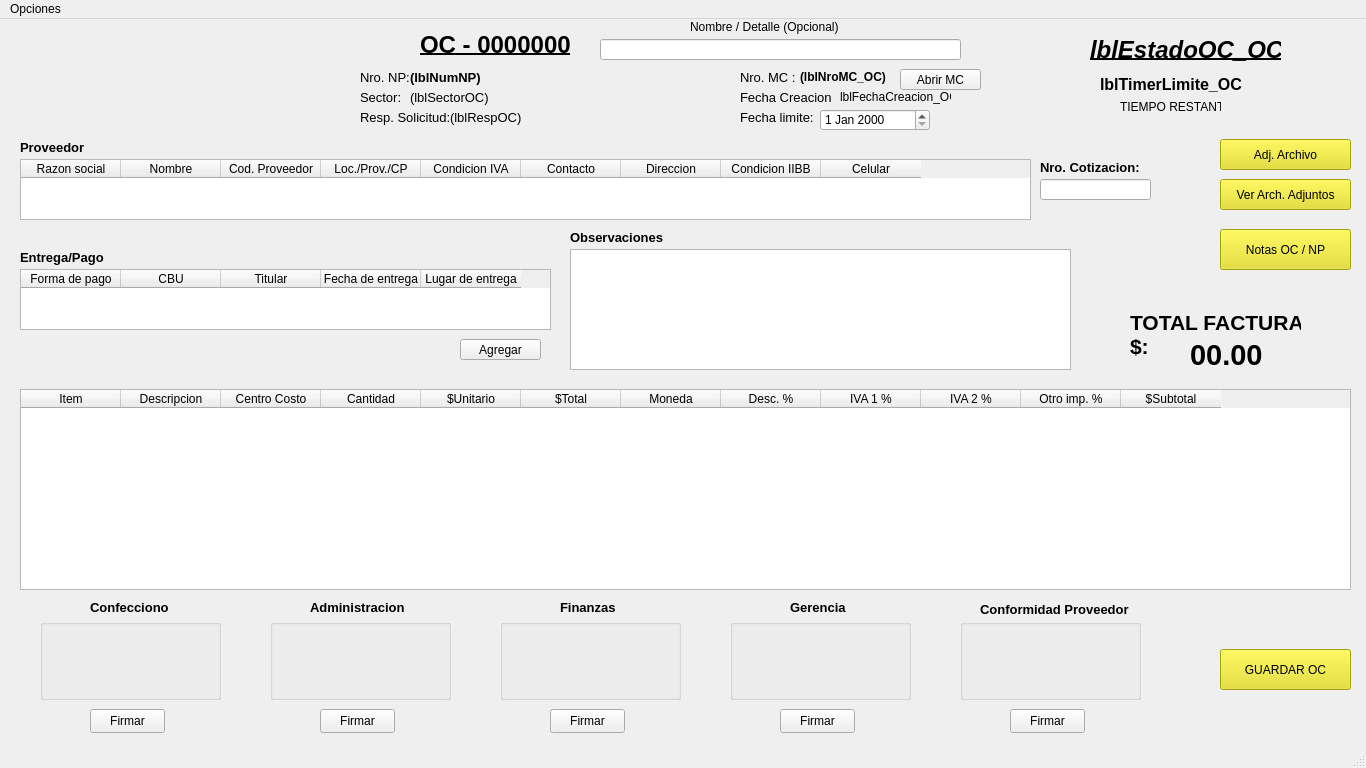
<?xml version="1.0" encoding="UTF-8"?>
<ui version="4.0">
 <class>pantallaEditarOC</class>
 <widget class="QMainWindow" name="pantallaEditarOC">
  <property name="geometry">
   <rect>
    <x>0</x>
    <y>0</y>
    <width>1366</width>
    <height>768</height>
   </rect>
  </property>
  <property name="sizePolicy">
   <sizepolicy hsizetype="Preferred" vsizetype="Preferred">
    <horstretch>0</horstretch>
    <verstretch>0</verstretch>
   </sizepolicy>
  </property>
  <property name="minimumSize">
   <size>
    <width>800</width>
    <height>600</height>
   </size>
  </property>
  <property name="maximumSize">
   <size>
    <width>1366</width>
    <height>768</height>
   </size>
  </property>
  <property name="windowTitle">
   <string>Orden de Compra</string>
  </property>
  <property name="styleSheet">
   <string notr="true"/>
  </property>
  <widget class="QWidget" name="centralwidget">
   <widget class="QTextEdit" name="txtObservacionesOC">
    <property name="geometry">
     <rect>
      <x>570</x>
      <y>230</y>
      <width>501</width>
      <height>121</height>
     </rect>
    </property>
    <property name="styleSheet">
     <string notr="true"/>
    </property>
   </widget>
   <widget class="QLabel" name="label_10">
    <property name="geometry">
     <rect>
      <x>360</x>
      <y>50</y>
      <width>61</width>
      <height>16</height>
     </rect>
    </property>
    <property name="font">
     <font>
      <pointsize>10</pointsize>
      <bold>false</bold>
     </font>
    </property>
    <property name="text">
     <string>Nro. NP:</string>
    </property>
   </widget>
   <widget class="QLabel" name="label_6">
    <property name="geometry">
     <rect>
      <x>360</x>
      <y>70</y>
      <width>71</width>
      <height>16</height>
     </rect>
    </property>
    <property name="font">
     <font>
      <pointsize>10</pointsize>
      <bold>false</bold>
     </font>
    </property>
    <property name="text">
     <string>Sector:</string>
    </property>
   </widget>
   <widget class="QTableWidget" name="tablaDetallesItems">
    <property name="geometry">
     <rect>
      <x>20</x>
      <y>370</y>
      <width>1331</width>
      <height>201</height>
     </rect>
    </property>
    <property name="styleSheet">
     <string notr="true"/>
    </property>
    <column>
     <property name="text">
      <string>Item</string>
     </property>
    </column>
    <column>
     <property name="text">
      <string>Descripcion</string>
     </property>
    </column>
    <column>
     <property name="text">
      <string>Centro Costo</string>
     </property>
    </column>
    <column>
     <property name="text">
      <string>Cantidad</string>
     </property>
    </column>
    <column>
     <property name="text">
      <string>$Unitario</string>
     </property>
    </column>
    <column>
     <property name="text">
      <string>$Total</string>
     </property>
    </column>
    <column>
     <property name="text">
      <string>Moneda</string>
     </property>
    </column>
    <column>
     <property name="text">
      <string>Desc. %</string>
     </property>
    </column>
    <column>
     <property name="text">
      <string>IVA 1 %</string>
     </property>
    </column>
    <column>
     <property name="text">
      <string>IVA 2 %</string>
     </property>
    </column>
    <column>
     <property name="text">
      <string>Otro imp. %</string>
     </property>
    </column>
    <column>
     <property name="text">
      <string>$Subtotal</string>
     </property>
    </column>
   </widget>
   <widget class="QLabel" name="label_7">
    <property name="geometry">
     <rect>
      <x>740</x>
      <y>70</y>
      <width>91</width>
      <height>16</height>
     </rect>
    </property>
    <property name="font">
     <font>
      <pointsize>10</pointsize>
      <bold>false</bold>
     </font>
    </property>
    <property name="text">
     <string>Fecha Creacion:</string>
    </property>
   </widget>
   <widget class="QLabel" name="lblNroOC_OC">
    <property name="geometry">
     <rect>
      <x>420</x>
      <y>10</y>
      <width>151</width>
      <height>31</height>
     </rect>
    </property>
    <property name="font">
     <font>
      <pointsize>18</pointsize>
      <bold>true</bold>
      <underline>true</underline>
     </font>
    </property>
    <property name="text">
     <string>OC - 0000000</string>
    </property>
   </widget>
   <widget class="QLabel" name="logo_np">
    <property name="geometry">
     <rect>
      <x>0</x>
      <y>0</y>
      <width>251</width>
      <height>91</height>
     </rect>
    </property>
    <property name="text">
     <string/>
    </property>
    <property name="pixmap">
     <pixmap resource="../Demo SuCredito_Ezequiel/DemoSuCredito/DemoSuCredito/img/imagenes.qrc">:/xy/logo_info.jpg</pixmap>
    </property>
    <property name="scaledContents">
     <bool>true</bool>
    </property>
   </widget>
   <widget class="QGroupBox" name="groupBox_2">
    <property name="geometry">
     <rect>
      <x>40</x>
      <y>600</y>
      <width>181</width>
      <height>81</height>
     </rect>
    </property>
    <property name="styleSheet">
     <string notr="true"/>
    </property>
    <property name="title">
     <string/>
    </property>
    <widget class="QLabel" name="lblFirmaConfecciono_OC">
     <property name="geometry">
      <rect>
       <x>20</x>
       <y>10</y>
       <width>141</width>
       <height>61</height>
      </rect>
     </property>
     <property name="font">
      <font>
       <pointsize>9</pointsize>
       <bold>false</bold>
      </font>
     </property>
     <property name="text">
      <string/>
     </property>
     <property name="pixmap">
      <pixmap resource="../Demo SuCredito_Ezequiel/DemoSuCredito/DemoSuCredito/img/imagenes.qrc">:/xy/firma_digital_img.jpg</pixmap>
     </property>
     <property name="scaledContents">
      <bool>true</bool>
     </property>
    </widget>
   </widget>
   <widget class="QLabel" name="label_20">
    <property name="geometry">
     <rect>
      <x>740</x>
      <y>50</y>
      <width>61</width>
      <height>16</height>
     </rect>
    </property>
    <property name="font">
     <font>
      <pointsize>10</pointsize>
      <bold>false</bold>
     </font>
    </property>
    <property name="text">
     <string>Nro. MC :</string>
    </property>
   </widget>
   <widget class="QLabel" name="label_21">
    <property name="geometry">
     <rect>
      <x>740</x>
      <y>90</y>
      <width>81</width>
      <height>16</height>
     </rect>
    </property>
    <property name="font">
     <font>
      <pointsize>10</pointsize>
      <bold>false</bold>
     </font>
    </property>
    <property name="text">
     <string>Fecha limite:</string>
    </property>
   </widget>
   <widget class="QDateEdit" name="fechaRecepcionOC">
    <property name="geometry">
     <rect>
      <x>820</x>
      <y>90</y>
      <width>110</width>
      <height>22</height>
     </rect>
    </property>
   </widget>
   <widget class="QLabel" name="lblNumNP">
    <property name="geometry">
     <rect>
      <x>410</x>
      <y>50</y>
      <width>121</width>
      <height>16</height>
     </rect>
    </property>
    <property name="font">
     <font>
      <pointsize>10</pointsize>
      <bold>true</bold>
     </font>
    </property>
    <property name="text">
     <string>(lblNumNP)</string>
    </property>
   </widget>
   <widget class="QLabel" name="lblSectorOC">
    <property name="geometry">
     <rect>
      <x>410</x>
      <y>70</y>
      <width>121</width>
      <height>16</height>
     </rect>
    </property>
    <property name="font">
     <font>
      <pointsize>10</pointsize>
      <bold>false</bold>
     </font>
    </property>
    <property name="text">
     <string>(lblSectorOC)</string>
    </property>
   </widget>
   <widget class="QLabel" name="label_22">
    <property name="geometry">
     <rect>
      <x>360</x>
      <y>90</y>
      <width>101</width>
      <height>16</height>
     </rect>
    </property>
    <property name="font">
     <font>
      <pointsize>10</pointsize>
      <bold>false</bold>
     </font>
    </property>
    <property name="text">
     <string>Resp. Solicitud:</string>
    </property>
   </widget>
   <widget class="QLabel" name="lblRespOC">
    <property name="geometry">
     <rect>
      <x>450</x>
      <y>90</y>
      <width>161</width>
      <height>16</height>
     </rect>
    </property>
    <property name="font">
     <font>
      <pointsize>10</pointsize>
      <bold>false</bold>
     </font>
    </property>
    <property name="text">
     <string>(lblRespOC)</string>
    </property>
   </widget>
   <widget class="QTableWidget" name="tablaProveedorOC">
    <property name="geometry">
     <rect>
      <x>20</x>
      <y>140</y>
      <width>1011</width>
      <height>61</height>
     </rect>
    </property>
    <property name="font">
     <font>
      <pointsize>9</pointsize>
     </font>
    </property>
    <column>
     <property name="text">
      <string>Razon social</string>
     </property>
    </column>
    <column>
     <property name="text">
      <string>Nombre</string>
     </property>
    </column>
    <column>
     <property name="text">
      <string>Cod. Proveedor</string>
     </property>
    </column>
    <column>
     <property name="text">
      <string>Loc./Prov./CP</string>
     </property>
    </column>
    <column>
     <property name="text">
      <string>Condicion IVA</string>
     </property>
    </column>
    <column>
     <property name="text">
      <string>Contacto</string>
     </property>
    </column>
    <column>
     <property name="text">
      <string>Direccion</string>
     </property>
    </column>
    <column>
     <property name="text">
      <string>Condicion IIBB</string>
     </property>
    </column>
    <column>
     <property name="text">
      <string>Celular</string>
     </property>
    </column>
   </widget>
   <widget class="QLabel" name="label_9">
    <property name="geometry">
     <rect>
      <x>20</x>
      <y>120</y>
      <width>81</width>
      <height>16</height>
     </rect>
    </property>
    <property name="font">
     <font>
      <pointsize>10</pointsize>
      <bold>true</bold>
     </font>
    </property>
    <property name="text">
     <string>Proveedor</string>
    </property>
   </widget>
   <widget class="QLabel" name="label_23">
    <property name="geometry">
     <rect>
      <x>1040</x>
      <y>140</y>
      <width>101</width>
      <height>16</height>
     </rect>
    </property>
    <property name="font">
     <font>
      <pointsize>10</pointsize>
      <bold>true</bold>
     </font>
    </property>
    <property name="text">
     <string>Nro. Cotizacion:</string>
    </property>
   </widget>
   <widget class="QLineEdit" name="txtNumCotizacion">
    <property name="geometry">
     <rect>
      <x>1040</x>
      <y>160</y>
      <width>111</width>
      <height>21</height>
     </rect>
    </property>
    <property name="styleSheet">
     <string notr="true"/>
    </property>
   </widget>
   <widget class="QLabel" name="label_24">
    <property name="geometry">
     <rect>
      <x>20</x>
      <y>230</y>
      <width>101</width>
      <height>16</height>
     </rect>
    </property>
    <property name="font">
     <font>
      <pointsize>10</pointsize>
      <bold>true</bold>
     </font>
    </property>
    <property name="text">
     <string>Entrega/Pago</string>
    </property>
   </widget>
   <widget class="QTableWidget" name="tablaEntregaPago">
    <property name="geometry">
     <rect>
      <x>20</x>
      <y>250</y>
      <width>531</width>
      <height>61</height>
     </rect>
    </property>
    <property name="font">
     <font>
      <pointsize>9</pointsize>
     </font>
    </property>
    <column>
     <property name="text">
      <string>Forma de pago</string>
     </property>
    </column>
    <column>
     <property name="text">
      <string>CBU</string>
     </property>
    </column>
    <column>
     <property name="text">
      <string>Titular</string>
     </property>
    </column>
    <column>
     <property name="text">
      <string>Fecha de entrega</string>
     </property>
    </column>
    <column>
     <property name="text">
      <string>Lugar de entrega</string>
     </property>
    </column>
   </widget>
   <widget class="QLabel" name="label_26">
    <property name="geometry">
     <rect>
      <x>570</x>
      <y>210</y>
      <width>101</width>
      <height>16</height>
     </rect>
    </property>
    <property name="font">
     <font>
      <pointsize>10</pointsize>
      <bold>true</bold>
     </font>
    </property>
    <property name="text">
     <string>Observaciones</string>
    </property>
   </widget>
   <widget class="QGroupBox" name="groupBox_3">
    <property name="geometry">
     <rect>
      <x>270</x>
      <y>600</y>
      <width>181</width>
      <height>81</height>
     </rect>
    </property>
    <property name="styleSheet">
     <string notr="true"/>
    </property>
    <property name="title">
     <string/>
    </property>
    <widget class="QLabel" name="lblFirmaAdministracion_OC">
     <property name="geometry">
      <rect>
       <x>20</x>
       <y>10</y>
       <width>141</width>
       <height>61</height>
      </rect>
     </property>
     <property name="font">
      <font>
       <pointsize>9</pointsize>
       <bold>false</bold>
      </font>
     </property>
     <property name="text">
      <string/>
     </property>
     <property name="pixmap">
      <pixmap resource="../Demo SuCredito_Ezequiel/DemoSuCredito/DemoSuCredito/img/imagenes.qrc">:/xy/firma_digital_img.jpg</pixmap>
     </property>
     <property name="scaledContents">
      <bool>true</bool>
     </property>
    </widget>
   </widget>
   <widget class="QGroupBox" name="groupBox_4">
    <property name="geometry">
     <rect>
      <x>500</x>
      <y>600</y>
      <width>181</width>
      <height>81</height>
     </rect>
    </property>
    <property name="styleSheet">
     <string notr="true"/>
    </property>
    <property name="title">
     <string/>
    </property>
    <widget class="QLabel" name="lblFirmaFinanzas_OC">
     <property name="geometry">
      <rect>
       <x>20</x>
       <y>10</y>
       <width>141</width>
       <height>61</height>
      </rect>
     </property>
     <property name="font">
      <font>
       <pointsize>9</pointsize>
       <bold>false</bold>
      </font>
     </property>
     <property name="text">
      <string/>
     </property>
     <property name="pixmap">
      <pixmap resource="../Demo SuCredito_Ezequiel/DemoSuCredito/DemoSuCredito/img/imagenes.qrc">:/xy/firma_digital_img.jpg</pixmap>
     </property>
     <property name="scaledContents">
      <bool>true</bool>
     </property>
    </widget>
   </widget>
   <widget class="QGroupBox" name="groupBox_5">
    <property name="geometry">
     <rect>
      <x>730</x>
      <y>600</y>
      <width>181</width>
      <height>81</height>
     </rect>
    </property>
    <property name="styleSheet">
     <string notr="true"/>
    </property>
    <property name="title">
     <string/>
    </property>
    <widget class="QLabel" name="lblFirmaGerencia_OC">
     <property name="geometry">
      <rect>
       <x>20</x>
       <y>10</y>
       <width>141</width>
       <height>61</height>
      </rect>
     </property>
     <property name="font">
      <font>
       <pointsize>9</pointsize>
       <bold>false</bold>
      </font>
     </property>
     <property name="text">
      <string/>
     </property>
     <property name="pixmap">
      <pixmap resource="../Demo SuCredito_Ezequiel/DemoSuCredito/DemoSuCredito/img/imagenes.qrc">:/xy/firma_digital_img.jpg</pixmap>
     </property>
     <property name="scaledContents">
      <bool>true</bool>
     </property>
    </widget>
   </widget>
   <widget class="QGroupBox" name="groupBox_6">
    <property name="geometry">
     <rect>
      <x>960</x>
      <y>600</y>
      <width>181</width>
      <height>81</height>
     </rect>
    </property>
    <property name="styleSheet">
     <string notr="true"/>
    </property>
    <property name="title">
     <string/>
    </property>
    <widget class="QLabel" name="lblFirmaProveedor_OC">
     <property name="geometry">
      <rect>
       <x>20</x>
       <y>10</y>
       <width>141</width>
       <height>61</height>
      </rect>
     </property>
     <property name="font">
      <font>
       <pointsize>9</pointsize>
       <bold>false</bold>
      </font>
     </property>
     <property name="text">
      <string/>
     </property>
     <property name="pixmap">
      <pixmap resource="../Demo SuCredito_Ezequiel/DemoSuCredito/DemoSuCredito/img/imagenes.qrc">:/xy/firma_digital_img.jpg</pixmap>
     </property>
     <property name="scaledContents">
      <bool>true</bool>
     </property>
    </widget>
   </widget>
   <widget class="QPushButton" name="btnAdjuntarArchivo_OC">
    <property name="geometry">
     <rect>
      <x>1220</x>
      <y>120</y>
      <width>131</width>
      <height>31</height>
     </rect>
    </property>
    <property name="styleSheet">
     <string notr="true">background-color: rgb(229, 222, 18);</string>
    </property>
    <property name="text">
     <string>Adj. Archivo</string>
    </property>
   </widget>
   <widget class="QPushButton" name="btnFirmarConfecciono_OC">
    <property name="geometry">
     <rect>
      <x>90</x>
      <y>690</y>
      <width>75</width>
      <height>24</height>
     </rect>
    </property>
    <property name="cursor">
     <cursorShape>PointingHandCursor</cursorShape>
    </property>
    <property name="styleSheet">
     <string notr="true"/>
    </property>
    <property name="text">
     <string>Firmar</string>
    </property>
   </widget>
   <widget class="QPushButton" name="btnFirmarAdministracion_OC">
    <property name="geometry">
     <rect>
      <x>320</x>
      <y>690</y>
      <width>75</width>
      <height>24</height>
     </rect>
    </property>
    <property name="cursor">
     <cursorShape>PointingHandCursor</cursorShape>
    </property>
    <property name="styleSheet">
     <string notr="true"/>
    </property>
    <property name="text">
     <string>Firmar</string>
    </property>
   </widget>
   <widget class="QPushButton" name="btnFirmarFinanzas_OC">
    <property name="geometry">
     <rect>
      <x>550</x>
      <y>690</y>
      <width>75</width>
      <height>24</height>
     </rect>
    </property>
    <property name="cursor">
     <cursorShape>PointingHandCursor</cursorShape>
    </property>
    <property name="styleSheet">
     <string notr="true"/>
    </property>
    <property name="text">
     <string>Firmar</string>
    </property>
   </widget>
   <widget class="QPushButton" name="btnFirmarGerencia_OC">
    <property name="geometry">
     <rect>
      <x>780</x>
      <y>690</y>
      <width>75</width>
      <height>24</height>
     </rect>
    </property>
    <property name="cursor">
     <cursorShape>PointingHandCursor</cursorShape>
    </property>
    <property name="styleSheet">
     <string notr="true"/>
    </property>
    <property name="text">
     <string>Firmar</string>
    </property>
   </widget>
   <widget class="QPushButton" name="btnFirmarProveedor_OC">
    <property name="geometry">
     <rect>
      <x>1010</x>
      <y>690</y>
      <width>75</width>
      <height>24</height>
     </rect>
    </property>
    <property name="cursor">
     <cursorShape>PointingHandCursor</cursorShape>
    </property>
    <property name="styleSheet">
     <string notr="true"/>
    </property>
    <property name="text">
     <string>Firmar</string>
    </property>
   </widget>
   <widget class="QLabel" name="label_30">
    <property name="geometry">
     <rect>
      <x>90</x>
      <y>580</y>
      <width>81</width>
      <height>16</height>
     </rect>
    </property>
    <property name="font">
     <font>
      <pointsize>10</pointsize>
      <bold>true</bold>
     </font>
    </property>
    <property name="text">
     <string>Confecciono</string>
    </property>
   </widget>
   <widget class="QLabel" name="label_33">
    <property name="geometry">
     <rect>
      <x>310</x>
      <y>580</y>
      <width>101</width>
      <height>16</height>
     </rect>
    </property>
    <property name="font">
     <font>
      <pointsize>10</pointsize>
      <bold>true</bold>
     </font>
    </property>
    <property name="text">
     <string>Administracion</string>
    </property>
   </widget>
   <widget class="QLabel" name="label_34">
    <property name="geometry">
     <rect>
      <x>560</x>
      <y>580</y>
      <width>61</width>
      <height>16</height>
     </rect>
    </property>
    <property name="font">
     <font>
      <pointsize>10</pointsize>
      <bold>true</bold>
     </font>
    </property>
    <property name="text">
     <string>Finanzas</string>
    </property>
   </widget>
   <widget class="QLabel" name="label_35">
    <property name="geometry">
     <rect>
      <x>790</x>
      <y>580</y>
      <width>61</width>
      <height>16</height>
     </rect>
    </property>
    <property name="font">
     <font>
      <pointsize>10</pointsize>
      <bold>true</bold>
     </font>
    </property>
    <property name="text">
     <string>Gerencia</string>
    </property>
   </widget>
   <widget class="QLabel" name="label_38">
    <property name="geometry">
     <rect>
      <x>980</x>
      <y>580</y>
      <width>151</width>
      <height>20</height>
     </rect>
    </property>
    <property name="font">
     <font>
      <pointsize>10</pointsize>
      <bold>true</bold>
     </font>
    </property>
    <property name="text">
     <string>Conformidad Proveedor</string>
    </property>
   </widget>
   <widget class="QPushButton" name="btnAgregarEntregaPago">
    <property name="geometry">
     <rect>
      <x>460</x>
      <y>320</y>
      <width>81</width>
      <height>21</height>
     </rect>
    </property>
    <property name="styleSheet">
     <string notr="true"/>
    </property>
    <property name="text">
     <string>Agregar</string>
    </property>
   </widget>
   <widget class="QLabel" name="label_31">
    <property name="geometry">
     <rect>
      <x>1130</x>
      <y>290</y>
      <width>171</width>
      <height>51</height>
     </rect>
    </property>
    <property name="font">
     <font>
      <pointsize>10</pointsize>
      <bold>true</bold>
     </font>
    </property>
    <property name="text">
     <string>&lt;html&gt;&lt;head/&gt;&lt;body&gt;&lt;p&gt;&lt;span style=&quot; font-size:16pt;&quot;&gt;TOTAL FACTURA&lt;br/&gt;$:&lt;/span&gt;&lt;/p&gt;&lt;/body&gt;&lt;/html&gt;</string>
    </property>
   </widget>
   <widget class="QLabel" name="lblTotalFactura">
    <property name="geometry">
     <rect>
      <x>1190</x>
      <y>320</y>
      <width>121</width>
      <height>31</height>
     </rect>
    </property>
    <property name="font">
     <font>
      <pointsize>22</pointsize>
      <bold>true</bold>
     </font>
    </property>
    <property name="text">
     <string>00.00</string>
    </property>
   </widget>
   <widget class="QPushButton" name="btnVerArchivosAdjuntos_OC">
    <property name="geometry">
     <rect>
      <x>1220</x>
      <y>160</y>
      <width>131</width>
      <height>31</height>
     </rect>
    </property>
    <property name="styleSheet">
     <string notr="true">background-color: rgb(229, 222, 18);</string>
    </property>
    <property name="text">
     <string>Ver Arch. Adjuntos</string>
    </property>
   </widget>
   <widget class="QLineEdit" name="txtNombreOC_OC">
    <property name="geometry">
     <rect>
      <x>600</x>
      <y>20</y>
      <width>361</width>
      <height>21</height>
     </rect>
    </property>
   </widget>
   <widget class="QLabel" name="label">
    <property name="geometry">
     <rect>
      <x>690</x>
      <y>0</y>
      <width>151</width>
      <height>16</height>
     </rect>
    </property>
    <property name="text">
     <string>Nombre / Detalle (Opcional)</string>
    </property>
   </widget>
   <widget class="QLabel" name="lblFechaCreacion_OC">
    <property name="geometry">
     <rect>
      <x>840</x>
      <y>70</y>
      <width>111</width>
      <height>16</height>
     </rect>
    </property>
    <property name="text">
     <string>lblFechaCreacion_OC</string>
    </property>
   </widget>
   <widget class="QLabel" name="lblNroMC_OC">
    <property name="geometry">
     <rect>
      <x>800</x>
      <y>50</y>
      <width>91</width>
      <height>16</height>
     </rect>
    </property>
    <property name="font">
     <font>
      <bold>true</bold>
     </font>
    </property>
    <property name="text">
     <string>(lblNroMC_OC)</string>
    </property>
   </widget>
   <widget class="QLabel" name="lblEstadoOC_OC">
    <property name="geometry">
     <rect>
      <x>1090</x>
      <y>10</y>
      <width>191</width>
      <height>41</height>
     </rect>
    </property>
    <property name="font">
     <font>
      <pointsize>18</pointsize>
      <italic>true</italic>
      <bold>true</bold>
      <underline>true</underline>
     </font>
    </property>
    <property name="text">
     <string>lblEstadoOC_OC</string>
    </property>
   </widget>
   <widget class="QLabel" name="lblTimerLimite_OC">
    <property name="geometry">
     <rect>
      <x>1100</x>
      <y>50</y>
      <width>161</width>
      <height>31</height>
     </rect>
    </property>
    <property name="font">
     <font>
      <pointsize>12</pointsize>
      <bold>true</bold>
     </font>
    </property>
    <property name="text">
     <string>lblTimerLimite_OC</string>
    </property>
   </widget>
   <widget class="QLabel" name="label_2">
    <property name="geometry">
     <rect>
      <x>1120</x>
      <y>80</y>
      <width>101</width>
      <height>16</height>
     </rect>
    </property>
    <property name="text">
     <string>TIEMPO RESTANTE</string>
    </property>
   </widget>
   <widget class="QPushButton" name="btnAbrirNotas_OC">
    <property name="geometry">
     <rect>
      <x>1220</x>
      <y>210</y>
      <width>131</width>
      <height>41</height>
     </rect>
    </property>
    <property name="styleSheet">
     <string notr="true">background-color: rgb(229, 222, 18);</string>
    </property>
    <property name="text">
     <string>Notas OC / NP</string>
    </property>
   </widget>
   <widget class="QPushButton" name="btnGuardarOC_OC">
    <property name="geometry">
     <rect>
      <x>1220</x>
      <y>630</y>
      <width>131</width>
      <height>41</height>
     </rect>
    </property>
    <property name="styleSheet">
     <string notr="true">background-color: rgb(229, 222, 18);</string>
    </property>
    <property name="text">
     <string>GUARDAR OC</string>
    </property>
   </widget>
   <widget class="QPushButton" name="btnAbrirMC_OC">
    <property name="geometry">
     <rect>
      <x>900</x>
      <y>50</y>
      <width>81</width>
      <height>21</height>
     </rect>
    </property>
    <property name="styleSheet">
     <string notr="true"/>
    </property>
    <property name="text">
     <string>Abrir MC</string>
    </property>
   </widget>
  </widget>
  <widget class="QMenuBar" name="menubar">
   <property name="geometry">
    <rect>
     <x>0</x>
     <y>0</y>
     <width>1366</width>
     <height>22</height>
    </rect>
   </property>
   <widget class="QMenu" name="menuOpciones">
    <property name="title">
     <string>Opciones</string>
    </property>
    <addaction name="actionGuardar_OC"/>
    <addaction name="actionDescargar_en_PDF_OC"/>
    <addaction name="actionCancelar_OC"/>
   </widget>
   <addaction name="menuOpciones"/>
  </widget>
  <widget class="QStatusBar" name="statusbar"/>
  <action name="actionGuardar_OC">
   <property name="text">
    <string>Guardar OC</string>
   </property>
  </action>
  <action name="actionCancelar_OC">
   <property name="text">
    <string>Cancelar</string>
   </property>
  </action>
  <action name="actionDescargar_en_PDF_OC">
   <property name="text">
    <string>Descargar en PDF</string>
   </property>
  </action>
 </widget>
 <resources>
  <include location="../Demo SuCredito_Ezequiel/DemoSuCredito/DemoSuCredito/img/imagenes.qrc"/>
 </resources>
 <connections/>
</ui>
